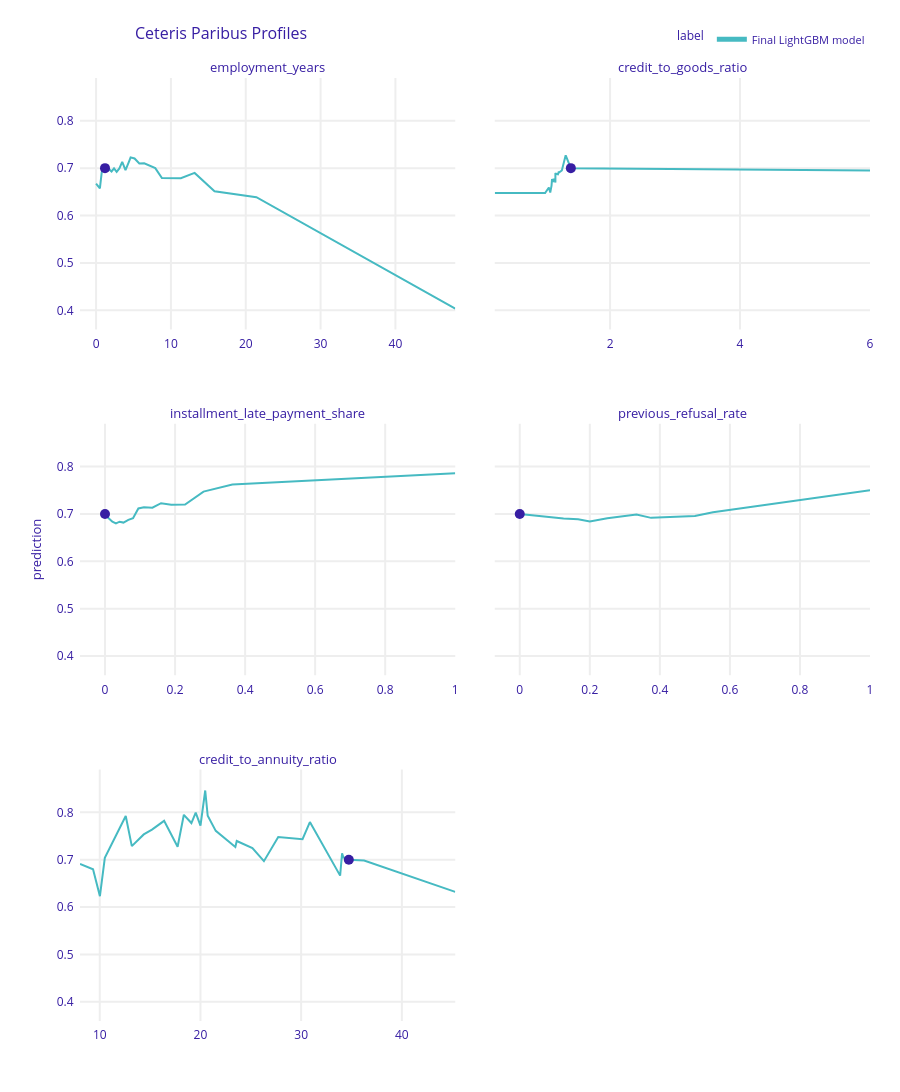

Notebook code cell kept with this figure:
### Code cell
# DALEX Ceteris Paribus / What-if analysis for one rejected applicant

# Prefer a rejected case close to the decision threshold,
# because this is the most useful case for local counterfactual exploration.
dalex_local_cases = interesting_examples[
    interesting_examples["predicted_label"] == 1
].copy()

if "decision_margin" in dalex_local_cases.columns:
    dalex_local_cases = dalex_local_cases.sort_values("decision_margin", ascending=True)

if dalex_local_cases.empty:
    raise ValueError("No rejected cases found in interesting_examples for DALEX local analysis.")

dalex_local_case = dalex_local_cases.iloc[[0]].copy()

dalex_new_observation = (
    dalex_local_case[selected_feature_names]
    .copy()
    .apply(pd.to_numeric, errors="coerce")
)

dalex_case_sk_id = dalex_local_case["SK_ID_CURR"].iloc[0]
dalex_case_original_pd = float(dalex_predict_function(model, dalex_new_observation)[0])
dalex_case_original_label = int(dalex_case_original_pd >= decision_threshold)

print(f"Selected case for DALEX Ceteris Paribus analysis: SK_ID_CURR = {dalex_case_sk_id}")
print(f"Original predicted PD: {dalex_case_original_pd:.6f}")
print(f"Original predicted label: {dalex_case_original_label}")
print(f"Decision threshold: {decision_threshold:.6f}")

dalex_ceteris_paribus = dalex_explainer.predict_profile(
    new_observation=dalex_new_observation,
    variables=dalex_profile_variables,
    grid_points=31,
    variable_splits_type="quantiles",
    verbose=False,
)

print("DALEX Ceteris Paribus result preview:")
display(dalex_ceteris_paribus.result.head(20))

try:
    fig = dalex_ceteris_paribus.plot(show=False)
    fig.show()
except TypeError:
    dalex_ceteris_paribus.plot()
